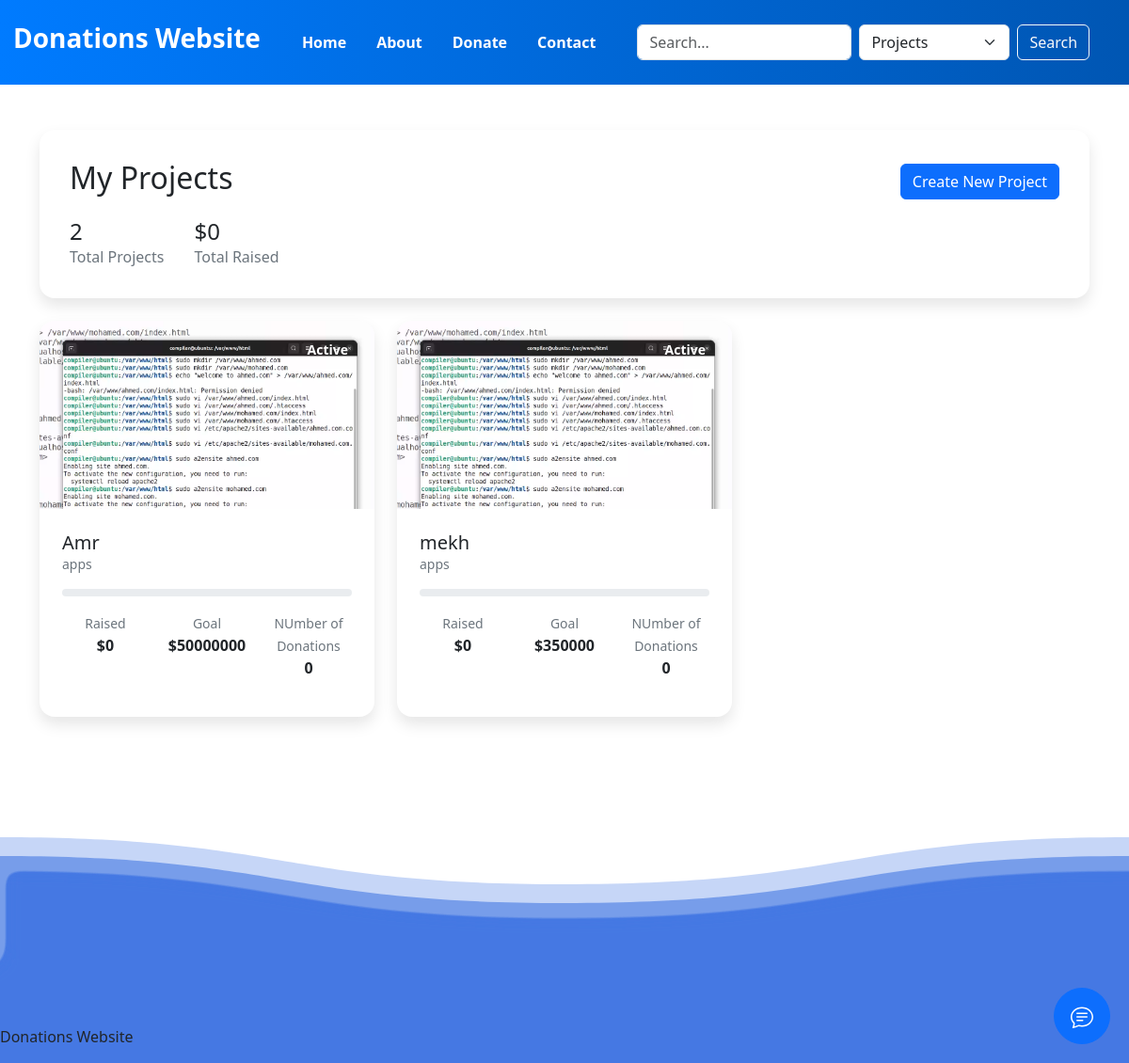
Screenshot of /my-projects/ (signed in) with the database file from the repository.
### dashboard/models.py (models this page shows, shortened)
class Project(models.Model):
    creator = models.ForeignKey(User, on_delete=models.CASCADE)
    title = models.CharField(max_length=100)
    details = models.TextField()
    category = models.ForeignKey(Category, on_delete=models.CASCADE)
    tags = models.ManyToManyField(Tag)
    target = models.DecimalField(max_digits=10, decimal_places=2, null=True, blank=True,
                                help_text="Target amount to raise")
    current_amount = models.DecimalField(max_digits=10, decimal_places=2, default=0)
    start_time = models.DateTimeField(auto_now_add=True)
    end_time = models.DateTimeField(null=True, blank=True)

class ProjectPictures(models.Model):
    project = models.ForeignKey(Project, on_delete=models.CASCADE)
    image = models.ImageField(upload_to='projects/images')

class Category(models.Model):
    name = models.CharField(max_length=100)
    description = models.TextField()
    slug = models.SlugField(blank=True)  # ⚠️ no unique=True for now!
    class Meta:
        verbose_name_plural = "Categories"

### main/views.py (the view)
# urls.py: path('my-projects/', UserProjects.as_view(), name='user_projects'),
class UserProjects(LoginRequiredMixin,View):
    def get(self, request):
        user = request.user
        projects = Project.objects.filter(
            creator=user
        ).select_related(
            'category'
        ).prefetch_related(
            'projectpictures_set',
            'donations'
        ).annotate(
            donation_count=Count('donations'),
            total_raised=Sum('donations__amount'),
            average_rating=Avg('ratings__value')
        ).order_by('-start_time')
        context = {
            'projects': projects,
            'total_projects': projects.count(),
            'total_raised': projects.aggregate(
                total=Sum('current_amount')
            )['total'] or 0,
        }
        return render(request, 'main/user_projects.html', context)

### main/templates/main/user_projects.html (shortened to what this page needs)
{% extends 'parent.html' %}
{% load static %}
{% block style %}
<link href="https://cdn.jsdelivr.net/npm/bootstrap@5.3.0/dist/css/bootstrap.min.css" rel="stylesheet">
<link rel="stylesheet" href="{% static 'main/css/user_projects.css' %}">
{% endblock %}
{% block content %}
<div class="container py-5">
    <div class="projects-header mb-4">
        <div class="d-flex justify-content-between align-items-center">
            <h2>My Projects</h2>
            <a href="{% url 'project_add' %}" class="btn btn-primary">
                 Create New Project
            </a>
        </div>
        <div class="stats mt-3">
            <div class="stat-item">
                <h4>{{ total_projects }}</h4>
                <p>Total Projects</p>
            </div>
            <div class="stat-item">
                <h4>${{ total_raised|floatformat:0 }}</h4>
                <p>Total Raised</p>
            </div>
        </div>
    </div>
    <div class="row g-4">
        {% if projects %}
            {% for project in projects %}
            <div class="col-md-6 col-lg-4">
                <div class="project-card">
                    <div class="project-image">
                        {% if project.projectpictures_set.all %}
                            <img src="{{ project.projectpictures_set.first.image.url }}" alt="{{ project.title }}">
                        {% else %}
                            <img src="{% static 'images/default-project.jpg' %}" alt="{{ project.title }}">
                        {% endif %}
                        <div class="project-status
                            {% if project.end_time < now %}expired
                            {% elif project.current_amount >= project.target %}completed
                            {% else %}active{% endif %}">
                            {% if project.end_time < now %}Expired
                            {% elif project.current_amount >= project.target %}Completed
                            {% else %}Active{% endif %}
                        </div>
                    </div>
                    <div class="project-content">
                        <h5>{{ project.title }}</h5>
                        <p class="category">{{ project.category.name }}</p>
                        <div class="progress mb-3">
                        </div>
                        <div class="project-stats">
                            <div>
                                <small>Raised</small>
                                <p>${{ project.current_amount|floatformat:0 }}</p>
                            </div>
                            <div>
                                <small>Goal</small>
                                <p>${{ project.target|floatformat:0 }}</p>
                            </div>
                            <div>
                                <small>NUmber of Donations</small>
                                <p>{{ project.donation_count }}</p>
                            </div>
                        </div>
                    </div>
                </div>
            </div>
        {% endif %}
    </div>
</div>
{% endblock %}

### static/users/css/footer.css (style rules this page uses)
body { font-family: Lato, sans-serif; --col-deepblue: #4478e3; }
a { color:#fff; text-decoration:none; }

### main/static/main/css/user_projects.css (style rules this page uses)
.projects-header { background: white; padding: 2rem; border-radius: 1rem; box-shadow: 0 0.5rem 1rem rgba(0, 0, 0, 0.1); }
.stats { display: flex; gap: 2rem; margin-top: 1rem; }
.stat-item h4 { font-size: 1.5rem; color: var(--primary-color); margin: 0; }
.stat-item p { color: #6c757d; margin: 0; }
.project-card { background: white; border-radius: 1rem; overflow: hidden; box-shadow: 0 0.5rem 1rem rgba(0, 0, 0, 0.1); transition: transform 0.3s ease; }
.project-image { position: relative; height: 200px; }
.project-image img { width: 100%; height: 100%; object-fit: cover; }
.project-status { position: absolute; top: 1rem; right: 1rem; padding: 0.25rem 0.75rem; border-radius: 2rem; font-size: 0.875rem; font-weight: 600; }
.project-status.active { background: var(--success-color); color: white; }
.project-content { padding: 1.5rem; }
.project-content h5 { margin: 0; font-size: 1.25rem; }
.category { color: #6c757d; font-size: 0.875rem; margin-bottom: 1rem; }
.progress { height: 0.5rem; border-radius: 1rem; }
.project-stats { display: grid; grid-template-columns: repeat(3, 1fr); gap: 1rem; text-align: center; }
.project-stats small { color: #6c757d; }
.project-stats p { margin: 0; font-weight: 600; }

### rows the page displays
Project: projectpictures_set.first.image (picture), shows "Active", title "Amr", category.name "apps", current_amount "0", target "50000000", donation_count "0"
Project: projectpictures_set.first.image (picture), shows "Active", title "mekh", category.name "apps", current_amount "0", target "350000", donation_count "0"

### other values shown
{{ total_projects }} "2"
{{ total_raised|floatformat:0 }} "0"
